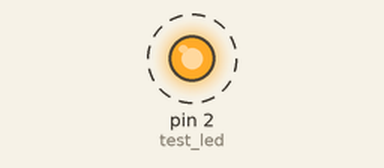
A sketch run on a simulated Arduino Uno, built with avr-gcc and run on an emulated ATmega328P. Parts: output pins drawn as LEDs (lit = HIGH). Dashed ring = blinking.

Above: at 1.0 s.
Timing chart, 0 to 5.8 s (numbered marks = the images above):
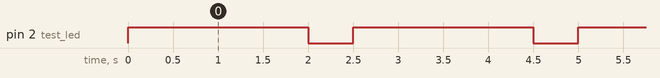

The sketch:

Blink_Led_2024A.ino
```cpp
//Code by: Julio A. García-Rodríguez.

int test_led = 2;

void setup() {
  pinMode(test_led, OUTPUT);     //configuration through pinMode function.
  digitalWrite(test_led, HIGH);   //initial state.
}

void loop() {
  digitalWrite(test_led, HIGH);
  delay(2000);
  digitalWrite(test_led, LOW);
  delay(500);
}
```

Measured:
- by itself, pin 2 (test_led): alternates HIGH for 2.0 s and LOW for 0.50 s
